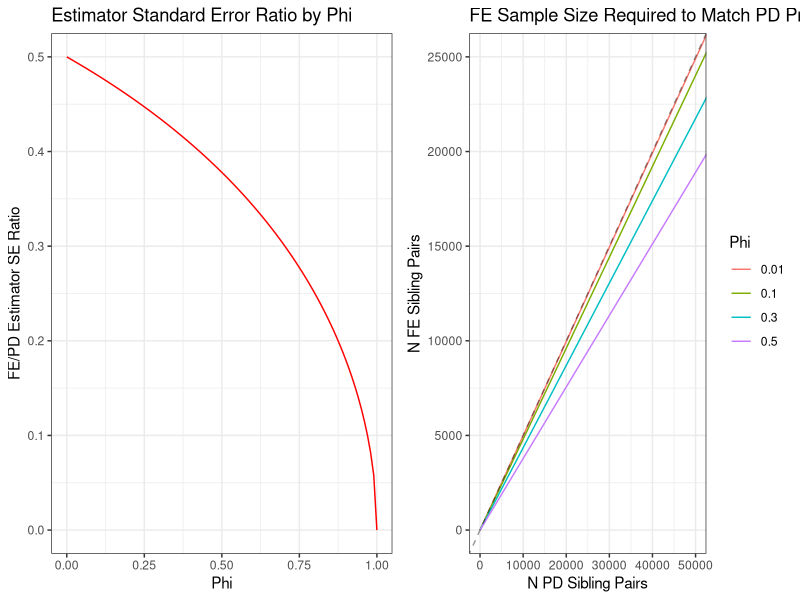

Generate this figure with R:
library(tidyverse)

multiplot <- function(..., plotlist=NULL, file, cols=1, layout=NULL) {
  library(grid)

  # Make a list from the ... arguments and plotlist
  plots <- c(list(...), plotlist)

  numPlots = length(plots)

  # If layout is NULL, then use 'cols' to determine layout
  if (is.null(layout)) {
    # Make the panel
    # ncol: Number of columns of plots
    # nrow: Number of rows needed, calculated from # of cols
    layout <- matrix(seq(1, cols * ceiling(numPlots/cols)),
                     ncol = cols, nrow = ceiling(numPlots/cols))
  }

  if (numPlots==1) {
    print(plots[[1]])

  } else {
    # Set up the page
    grid.newpage()
    pushViewport(viewport(layout = grid.layout(nrow(layout), ncol(layout))))

    # Make each plot, in the correct location
    for (i in 1:numPlots) {
      # Get the i,j matrix positions of the regions that contain this subplot
      matchidx <- as.data.frame(which(layout == i, arr.ind = TRUE))

      print(plots[[i]], vp = viewport(layout.pos.row = matchidx$row,
                                      layout.pos.col = matchidx$col))
    }
  }
}


se.ratio <- function(phi){
  r <- sqrt((1-phi)/(4-phi))
  return(r)
}

var.ratio <- function(phi){
  r <- (1-phi)/(4-phi)
  return(r)
}

pd.samp.se <- function(N_FE, K, phi){
  phi_v <- rep(phi, length(N_FE))
  N_PD <- sqrt(4-phi_v)*(N_FE-K-1) / (sqrt(1-phi_v)) + K + 1
  return(N_PD)
}

pd.samp.var <- function(N_FE, K, phi){
  phi_v <- rep(phi, length(N_FE))
  N_PD <- (4-phi_v)*(N_FE-K-1) / ((1-phi_v)) + K + 1
  return(N_PD)
}

phi <- seq(0,1, 0.01)

d <- tibble(
  phi = phi,
  ratio = se.ratio(phi))

N_fe <- seq(1, 50001, 100)

d2 <- tibble(
  N_FE = rep(N_fe, 4),
  Phi = as.factor(c(rep(0.01, length(N_fe)),
          rep(0.1, length(N_fe)),
          rep(0.3, length(N_fe)),
          rep(0.5, length(N_fe)))),
  N_PD = c(pd.samp.se(N_fe, 0, 0.01),
           pd.samp.se(N_fe, 0, 0.1),
           pd.samp.se(N_fe, 0, 0.3),
           pd.samp.se(N_fe, 0, 0.5))
)

p1 <- ggplot(d, aes(x = phi, y = ratio)) +
  geom_line(color='red') +
  labs(x = 'Phi',
       y = 'FE/PD Estimator SE Ratio',
       title = 'Estimator Standard Error Ratio by Phi') +
  coord_cartesian(xlim = c(0,1), ylim = c(0,0.5)) +
  theme_bw()

p2 <- ggplot(d2, aes(x = N_PD, y=N_FE, color=Phi)) +
  geom_line() +
  geom_abline(aes(intercept=0, slope=0.5), lty=2, alpha=0.4) +
  coord_cartesian(xlim = c(0,50000), ylim = c(0, 25000)) +
  labs(x = 'N PD Sibling Pairs',
       y = 'N FE Sibling Pairs',
       title = 'FE Sample Size Required to Match PD Precision') +
  theme_bw()

multiplot(p1, p2, cols=2)
